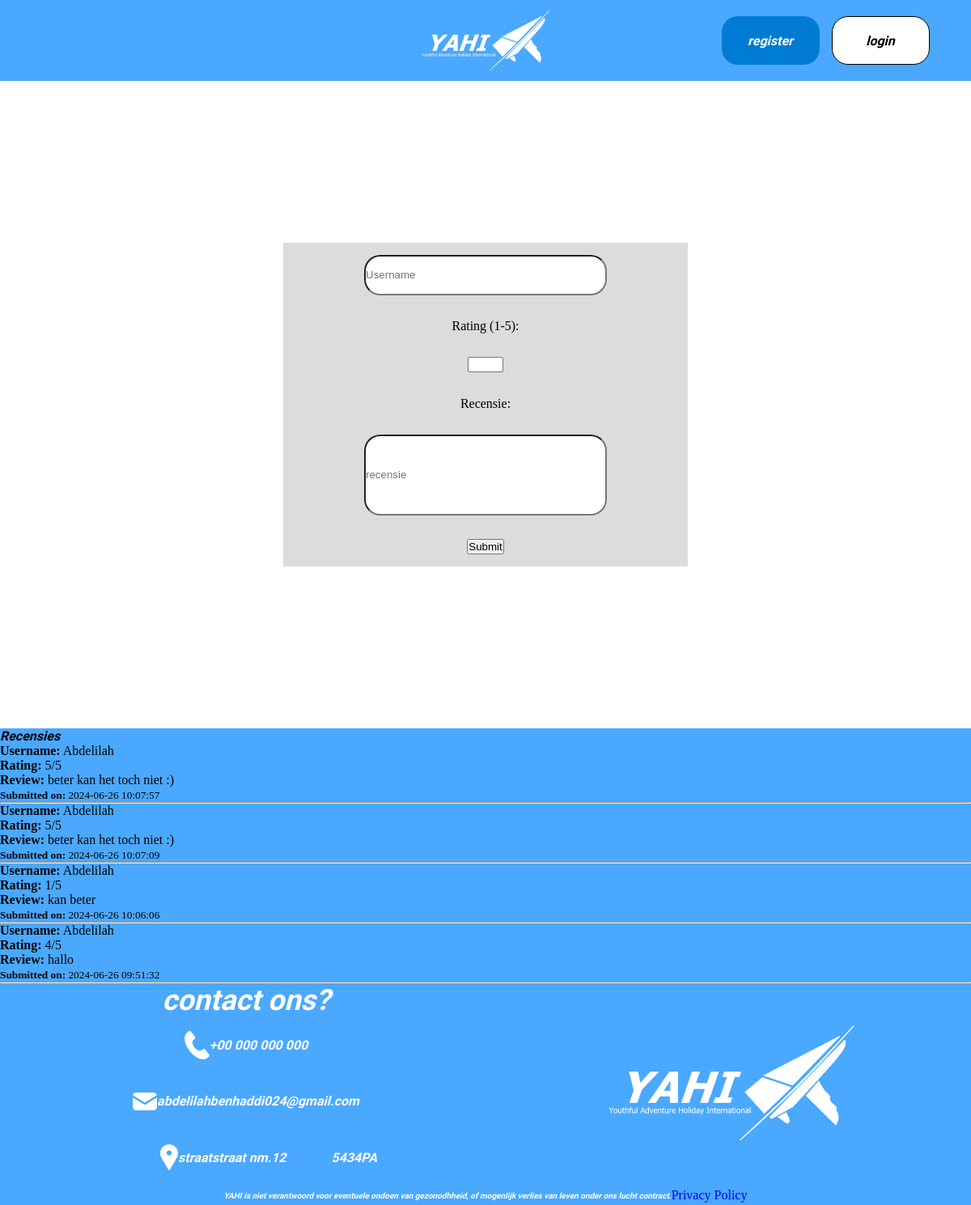
Page /docker/html/pages/recensiescopy.php on the earlier database version.
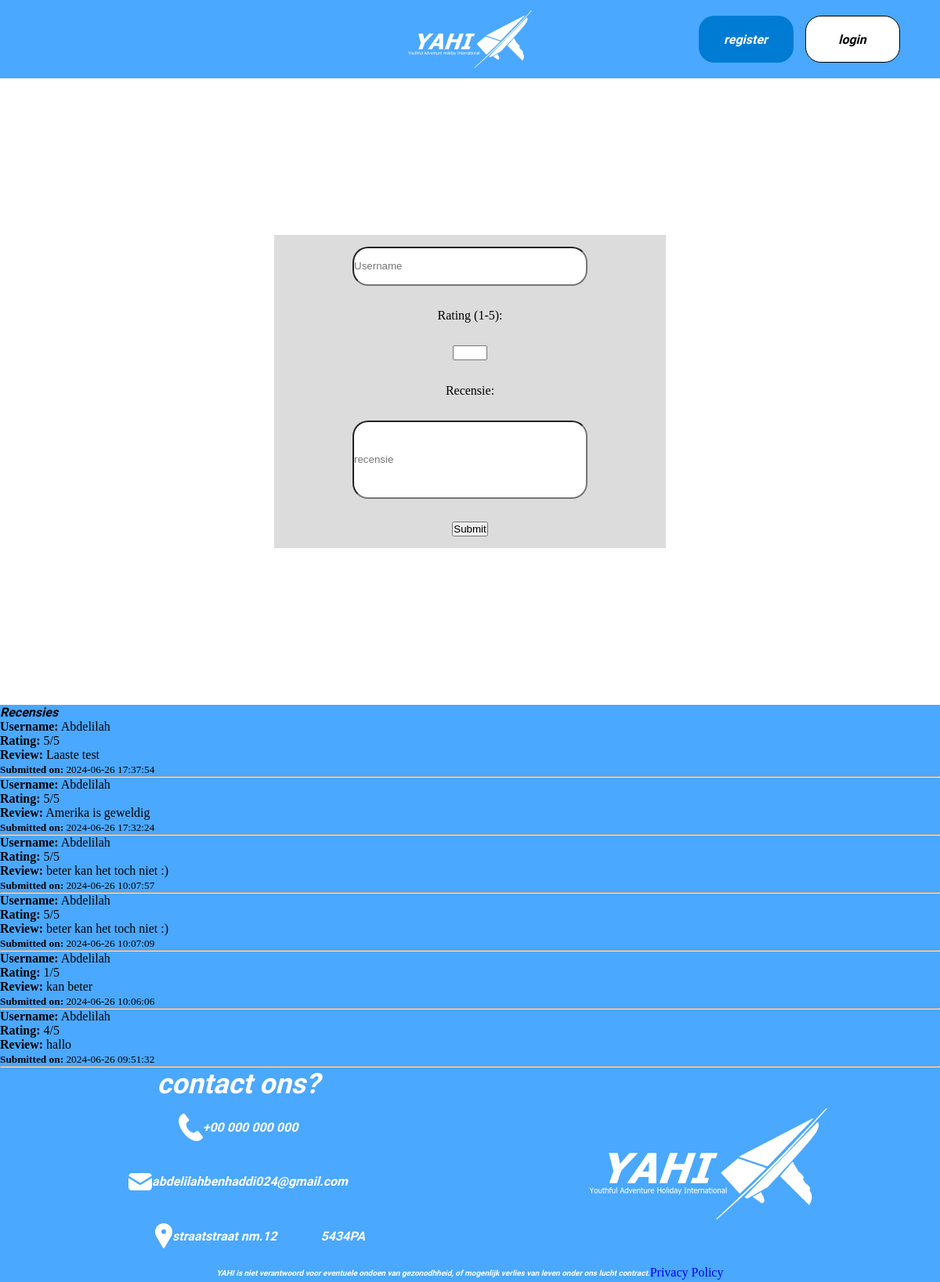
Same page on the later database version.
### tables this page shows
CREATE TABLE `recensies` (
  `id` int(255) NOT NULL,
  `user_id` int(90) NOT NULL,
  `rating` int(90) NOT NULL,
  `recensie` text NOT NULL,
  `username` text NOT NULL,
  `post` text NOT NULL
);

### docker/html/pages/recensiescopy.php (the view, shortened to what this page needs)
<!DOCTYPE html>
<html lang="en">
<head>
    <link rel="stylesheet" href="../css/maincss.css">
</head>
<body>
    <?php
        include '../includes/header.php';
        include 'conn.php';
        $stmt = $connection->query("SELECT * FROM recensies ORDER BY post DESC");
        $recensies = $stmt->fetchAll(PDO::FETCH_ASSOC);
    ?>
    <div class="login-vlak">
        <form action="recensies_logic.php" method="POST" class="vlak-login">
            <input type="text" name="username" placeholder="Username" class="input-vlak" required>
            <label for="rating">Rating (1-5):</label>
            <input type="number" name="rating" min="1" max="5" required>
            <label for="recensie">Recensie:</label>
            <input type="text" name="recensie" placeholder="recensie" class="input-vlakresensie" required>
            <button type="submit">Submit</button>
        </form>
    </div>
    <div class="recensies">
        <h2>Recensies</h2>
        <?php if (!empty($recensies)): ?>
            <?php foreach ($recensies as $recensie): ?>
                <div class="review">
                    <p><strong>Username:</strong> <?php echo htmlspecialchars($recensie['username']); ?></p>
                    <p><strong>Rating:</strong> <?php echo htmlspecialchars($recensie['rating']); ?>/5</p>
                    <p><strong>Review:</strong> <?php echo nl2br(htmlspecialchars($recensie['recensie'])); ?></p>
                    <p><small><strong>Submitted on:</strong> <?php echo htmlspecialchars($recensie['post']); ?></small></p>
                    <hr>
                </div>
            <?php endforeach; ?>
        <?php else: ?>
            <p>No recensies yet.</p>
        <?php endif; ?>
    </div>
    <?php
        include '../includes/footer.php';
    ?>
</body>
</html>

Differences in the rows shown:
added recensies: username "Abdelilah", rating "5", recensie "Laaste test", post "2024-06-26 17:37:54"
added recensies: username "Abdelilah", rating "5", recensie "Amerika is geweldig", post "2024-06-26 17:32:24"
